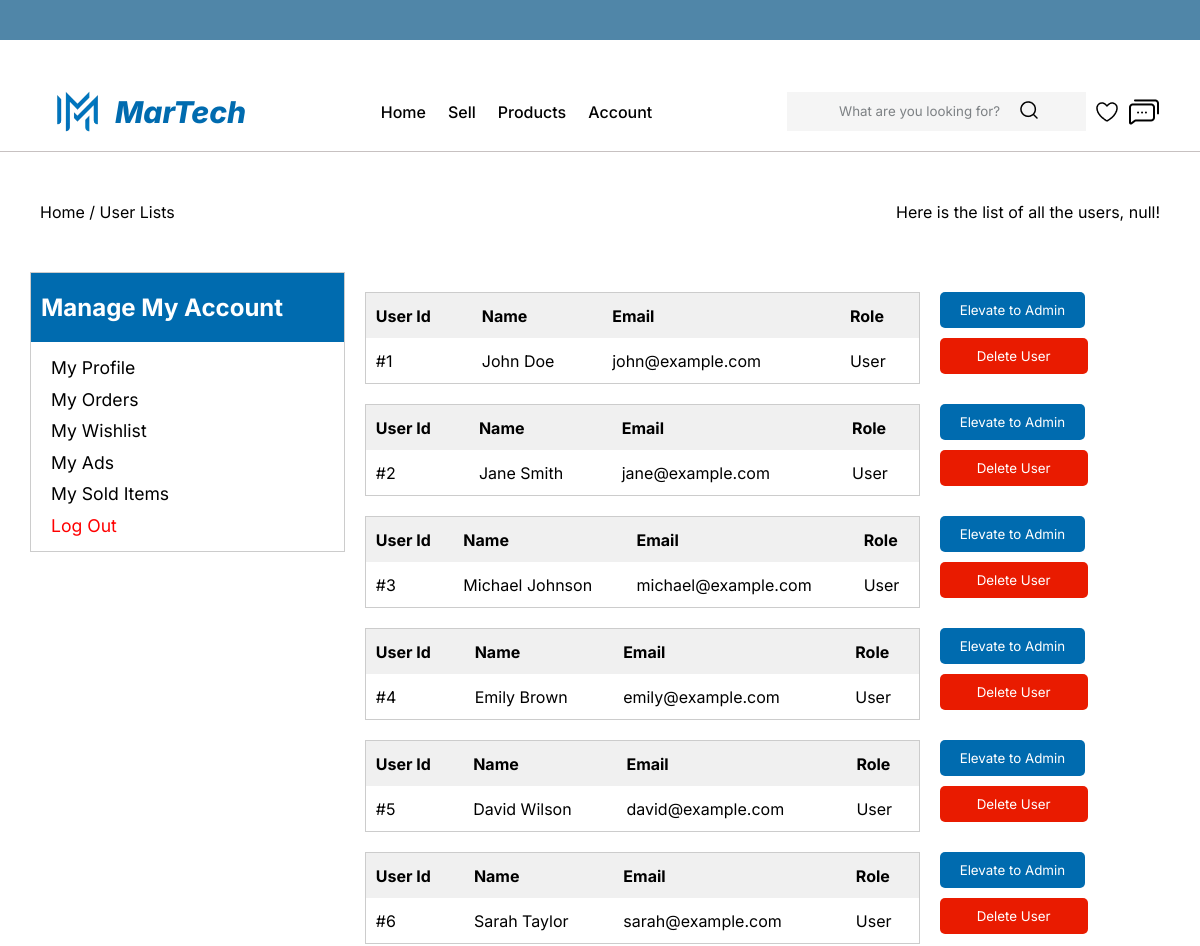
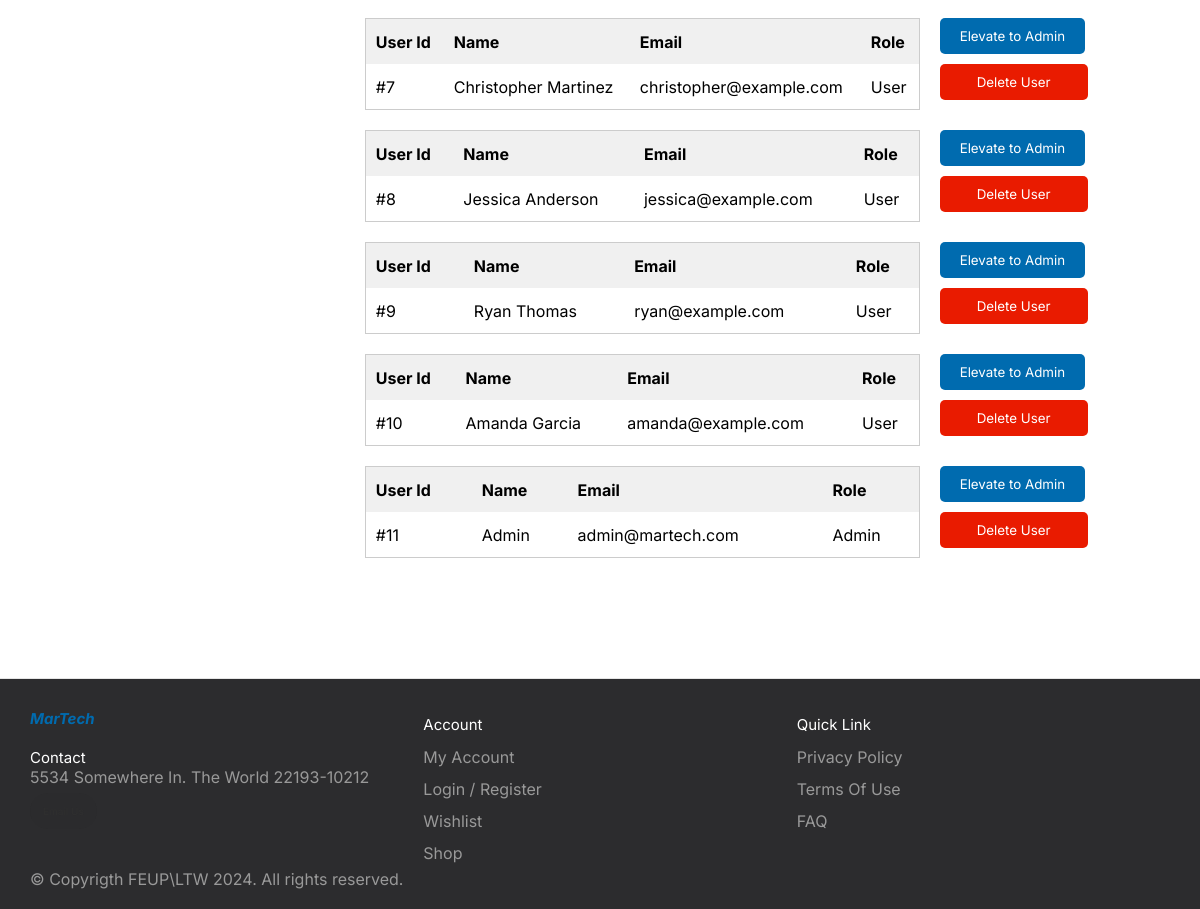
Page /pages/userlist.php on the earlier database version (2 pictures, top to bottom).
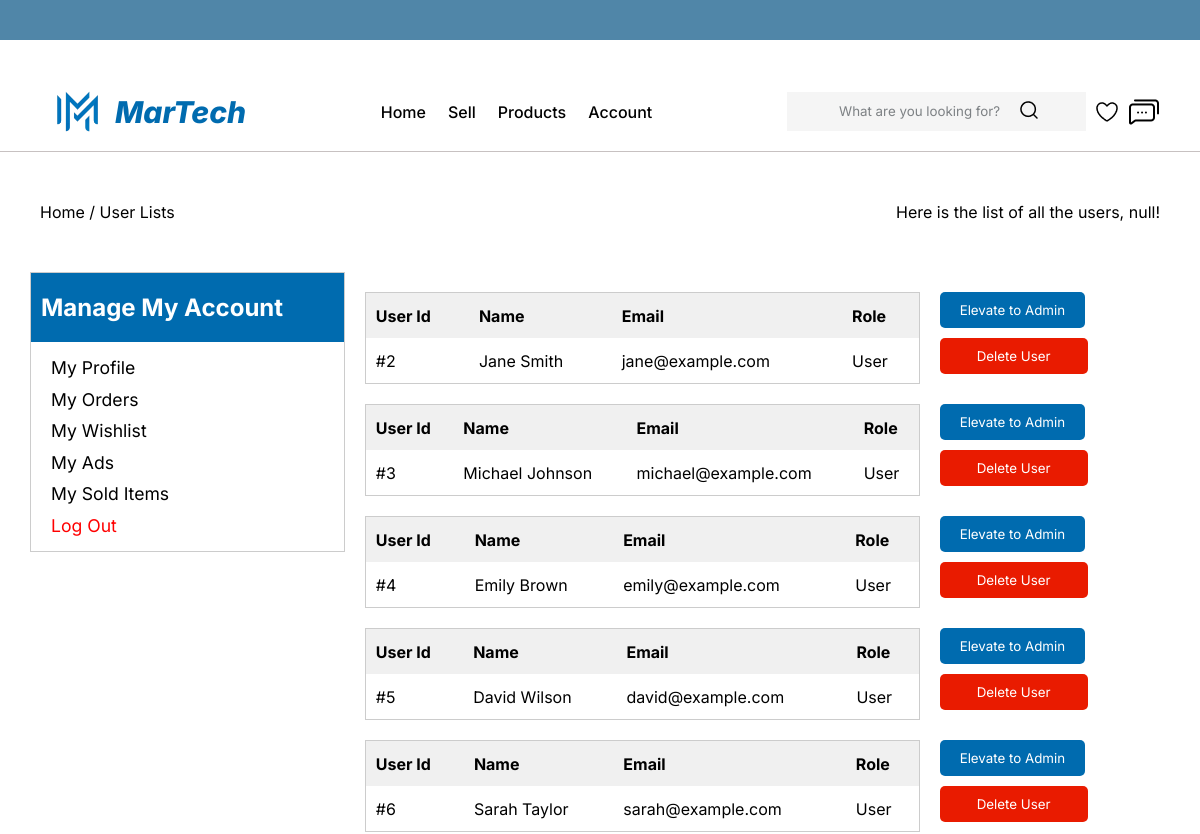
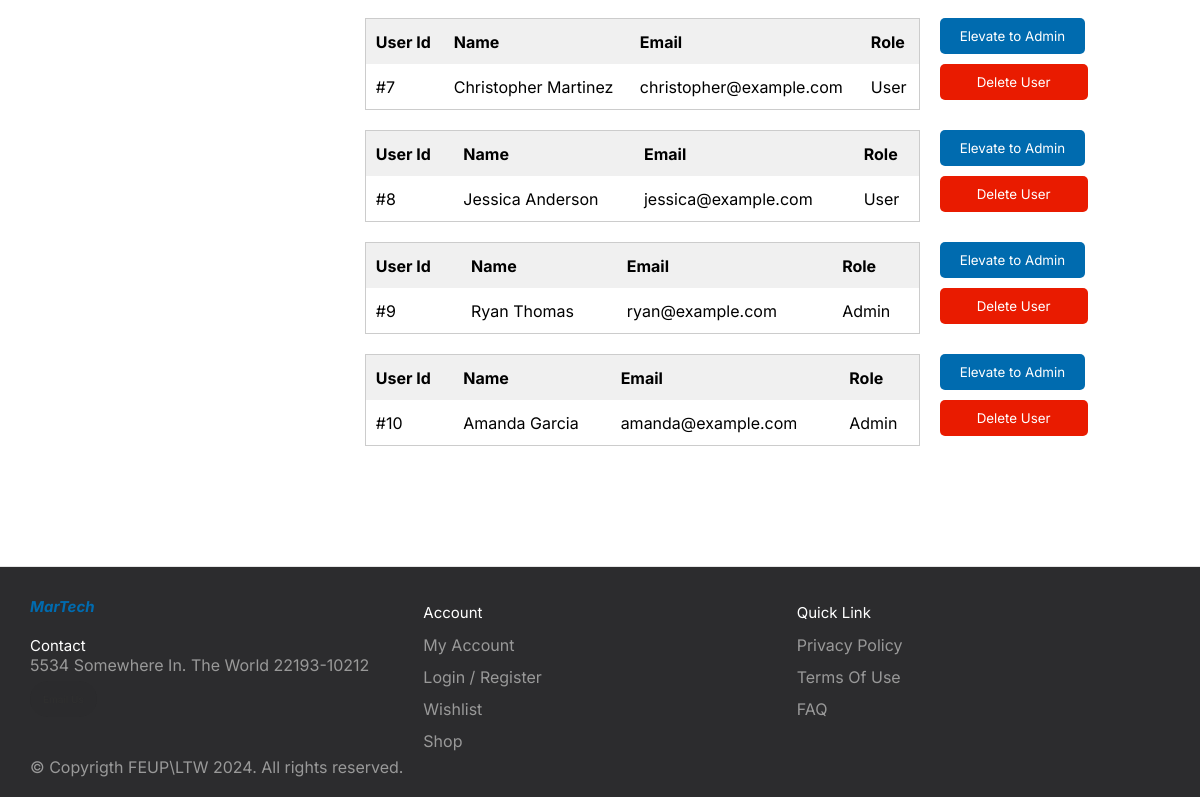
Same page on the later database version (2 pictures, top to bottom).
### tables this page shows
CREATE TABLE USERS(
id INT PRIMARY KEY NOT NULL,
name TEXT NOT NULL,
address TEXT,
phone TEXT NOT NULL UNIQUE,
email TEXT NOT NULL UNIQUE,
admin BOOLEAN DEFAULT FALSE,
password TEXT NOT NULL
);

### utils/session.php (called while the page is built, shortened)
<?php
  class Session {
    static function getName() : ?string {
      return isset($_SESSION['name']) ? $_SESSION['name'] : 'null';
    }
  }
?>

### data/user.php (called while the page is built, shortened)
<?php
    class User {
    static function isAdmin($user_id,$db){
        $query = 'SELECT * FROM Users WHERE id = ?';
        $stmt = $db->prepare($query);
        $stmt->execute(array($user_id));
        $user = $stmt->fetch();
        if($user['admin'] == TRUE){
            return true;
        } else {
            return false;
        }
    }
    static function getAllUsers($db){
        $query = 'SELECT * FROM Users';
        $stmt = $db->prepare($query);
        $stmt->execute();
        $users = $stmt->fetchAll();
        return $users;
    }
}
    ?>

### templates/userlist_tpl.php (the view, shortened to what this page needs)
<?php
  function drawUserList() {
    require_once(__DIR__ . '/../utils/session.php');
    require_once(__DIR__ .'/../data/connection.php');
    require_once(__DIR__ .'/../data/user.php');
    $db = getDatabaseConnection();
    $users = User::getAllUsers($db);
    ?>
    <section class="orders">
    <?php if(!$users){
            echo '<p>No Users yet</p>';
            ?>
            </section>
            <?php
    }
    else {
    foreach ($users as $user){
        $user_id = $user['id'];
        $user_name = $user['name'];
        $user_email = $user['email'];
        $delete_btn_id = 'delete_btn_' . $user['id'];
        $edit_button_id = 'edit_btn_' . $user['id'];
    ?>
    <div class="user_container">
        <table class="order_table">
            <tr>
                <th>User Id</th>
                <th>Name</th>
                <th>Email</th>
                <th>Role</th>
            </tr>
            <tr>
                <td>#<?php echo $user_id;?></td>
                <td><?php echo $user_name;?></td>
                <td><?php echo $user_email;?></td>
                <?php if(User::isAdmin($user_id,$db)){?>
                    <td>Admin</td>
                <?php } else { ?>
                    <td>User</td>
                <?php } ?>
            </tr>
        </table>
        <div class="buttons">
            <button id="<?php echo $edit_button_id;?>" class="elevatebtn">Elevate to Admin</button>
            <button id="<?php echo $delete_btn_id;?>" class = "deletebtn">Delete User</button>
        </div>
    </div>
    <?php
        }
        ?>
        </section>
        <?php
    }
}
?>

### pages/userlist.php (shortened to what this page needs)
<?php
  require_once(__DIR__ .'/../templates/common_tpl.php');
  require_once(__DIR__ .'/../templates/userlist_tpl.php');
  require_once(__DIR__ .'/../utils/session.php');
  $session = new Session(); ?>
<!DOCTYPE html>
<html lang="en-US">
  <head>
    <link href="../CSS/userlist.css" rel="stylesheet">
    <link href="../CSS/topbar.css" rel="stylesheet">
    <link href="../CSS/footer.css" rel="stylesheet">
  </head>
  <header class="header">
    <?php drawHeader(); ?>
  </header>
  <body id="order_body">
    <section class="orders_header">
      <div class= "orders_header_container">
        <p>Home / User Lists</p>
        <p>Here is the list of all the users, <?php echo
        $session->getName();
        ?>!</p>
      </div>
    </section>
    <section class="account">
      <?php
      drawAccountNav();
      drawUserList();
      ?>
    </section>
    <?php drawFooter(); ?>
  </body>

### templates/common_tpl.php (shortened to what this page needs)
<?php
function drawAccountNav(){
  require_once(__DIR__ . '/../data/user.php');
    ?>
    <div class="container account_nav">
        <div class="account_title">
        <h1 class="profile_title">Manage My Account</h1></div>
        <div class="account_selector">
          <a href="profile.php" class="account_link">My Profile</a>
          <a href="order.php" class="account_link">My Orders</a>
          <a href="wishlist.php" class="account_link">My Wishlist</a>
          <a href="myads.php" class="account_link">My Ads</a>
          <a href="solditems.php" class="account_link">My Sold Items</a>
          <a href="../actions/logout.php" class="account_link" id="logout">Log Out</a>
        </div>
      </div>
    <?php
}
function drawFooter(){
    ?>
    <footer class="footer">
      <div class="footer__addr">
        <h1 class="footer__logo">
          MarTech</h1>
          <h2>Contact</h2>
          <address>
            5534 Somewhere In. The World 22193-10212<br>
            <a class="footer__btn" href="mailto:example@gmail.com">Email Us</a>
          </address>
      </div>
      <ul class="footer__nav">
        <li class="nav__item">
          <h2 class="nav__title">Account</h2>
          <ul class="nav__ul">
            <li>
              <a href="../pages/profile.php">My Account</a>
            </li>
            <li>
              <a href="../pages/login.php">Login / Register</a>
            </li>
            <li>
              <a href="../pages/wishlist.php">Wishlist</a>
            </li>
            <li>
              <a href="../pages/browse.php">Shop</a>
            </li>
          </ul>
        </li>
        <li class="nav__item">
          <h2 class="nav__title">Quick Link</h2>
          <ul class="nav__ul">
            <li>
              <a href="../pages/privacypolice.php">Privacy Policy</a>
            </li>
            <li>
              <a href="../pages/termsofuse.php">Terms Of Use</a>
            </li>
            <li>
              <a href="../pages/faq.php">FAQ</a>
            </li>
          </ul>
        </li>
      </ul>
      <div class="legal">
        <p>&copy; Copyrigth FEUP\LTW 2024. All rights reserved.</p>
      </div>
    </footer>
    <?php
    }
    ?>
    <?php
function drawHeader(){
    ?>
     <div class="top_bar">
    </div>
     <nav class="nav">
      <div class="container nav_container">
        <div class="nav-title">
        <img src="../images/logo-removebg-preview.png" alt="Martech logo" class="logo" width="75px";>
        <a href="menu.php" class="nav_logo">MarTech</a></div>
        <ul class="nav_list">
          <li class="nav_item"><a href="../pages/menu.php" class="nav_link">Home</a></li>
          <li class="nav_item"><a href="../pages/sell.php" class="nav_link">Sell</a></li>
          <li class="nav_item"><a href="../pages/browse.php" class="nav_link">Products</a></li>
          <li class="nav_item">
            <a href="../pages/profile.php" class="nav_link">Account</a>
          </li>
        </ul>
        <div class="nav_items">
          <form action="../actions/search_action.php" class="nav_form" method="post">
            <input
              type="text"
              class="nav_input"
              id="search"
              name="input"
              placeholder="What are you looking for?" />
              <button type="submit" class="nav_search" id="search_btn">
                <img src="../images/search.png" alt="Search" id="btn_img"/>
             </button>
          </form>
          <img src="../images/heart.png" alt="" class="nav_heart"  id="favoriteIcon"/>
          <img src="../images/message.png" alt="" class="nav_heart" id="messageIcon"/>
        </div>
      </div>
    </nav>
    <?php
    }
    ?>

### CSS/userlist.css (style rules this page uses)
#order_body { display: flex; flex-direction: column; }
.orders_header_container { width: 100%; align-self: center; display: flex; justify-content:space-between; margin: 5rem 0rem; align-items: center; padding: 0rem 1rem; }
.orders_header_container p { display: flex; align-items: center; }
.orders_header { width: 100%; max-width: 114rem; display: flex; align-self: center; }
.account { width: 100%; max-width: 114rem; align-self: center; display: flex; align-items: center; justify-content: space-between; margin-bottom: 10rem; }
.account_nav { width: 30%; height: 100%; align-self: flex-start; border: #ccc 1px solid; }
.account_title { padding: 2rem 1rem; background-color: #006BAF; color: white; font-size: 1.6rem; }
.account_selector { display: flex; flex-direction: column; justify-content: space-around; margin: 10px 0; padding-left: 0px; }
.account_selector a { font-size: 1.1em; color: black; transition: all 0.3s ease; }
.account_link { padding: 0.3em; padding-left: 20px; color: black; transition: all 0.3s ease; }
#logout { color: red; }
.orders { display: flex; flex-direction: column; gap: 20px; padding: 20px; }
.user_container { display: flex; flex-direction: row; gap: 20px; }
.order_table { width: 100%; border-collapse: collapse; border: 1px solid #ccc; }
.elevatebtn { background-color: #006BAF; color: white; padding: 10px 20px; border: none; border-radius: 5px; cursor: pointer; margin: 0px 0px 10px; font-family:"Inter" ; }
.deletebtn { background-color: #e91b00; color: white; padding: 10px 37px; border: none; border-radius: 5px; cursor: pointer; margin: 0px 0px 10px; font-family:"Inter" ; }
.order_table th { padding: 10px; text-align: left; background-color: #f0f0f0; font-weight: bold; }
.order_table td { padding: 10px; text-align: left; }

### CSS/topbar.css (style rules this page uses)
* { padding: 0px; margin: 0px; box-sizing: border-box; }
html { font-size: 10px; }
body { font-family: "Inter"; font-size: 1.6rem; }
a { text-decoration: none; }
ul { list-style: none; }
.nav_container { max-width: 114rem; margin: 2em auto; padding: 0rem 1rem; }
.top_bar { width: 100%; height: 4rem; background-color: #5086A8; }
.nav { width: 100%; height: 8rem; border-bottom: 1px solid rgb(199, 193, 193); }
.nav_container { width: 100%; height: 100%; display: flex; justify-content:space-between; align-items:center; }
.nav_list { display: flex; }
.nav_items { display: flex; }
.nav_logo { font-size: 3rem; font-weight: 800; font-style: italic; color: #006BAF; }
.nav_item { margin: 0rem 0.5rem; }
.nav_link { font-size: "Inter"; font-weight: 500; padding: 0.6rem; color: black; transition: all 0.3s ease; }
.nav_form { padding: 0.8rem 3em; background-color: #F5F5F5; display: flex; align-items: center; }
.nav_input::placeholder { font-family: "Inter"; padding-left: 0px; color: #7D8184; }
.nav_input { padding: 0.4rem; background-color: transparent; outline: none; border: none; }
.nav_search { cursor: pointer; }
.nav-title { display: flex; align-items: center; }
.nav_items { display: flex; align-items: center; }
.nav_heart { margin-left: 1rem; cursor: pointer; transition: all 0.3s ease; }
#search_btn { border: none; outline: none; background-color: #F5F5F5; }

Differences in the rows shown:
removed users: id "1", name "John Doe", email "john@example.com", shows "User"
removed users: id "11", name "Admin", email "admin@martech.com"
changed users "Ryan Thomas": text "User" → "Admin"
changed users "Amanda Garcia": text "User" → "Admin"
